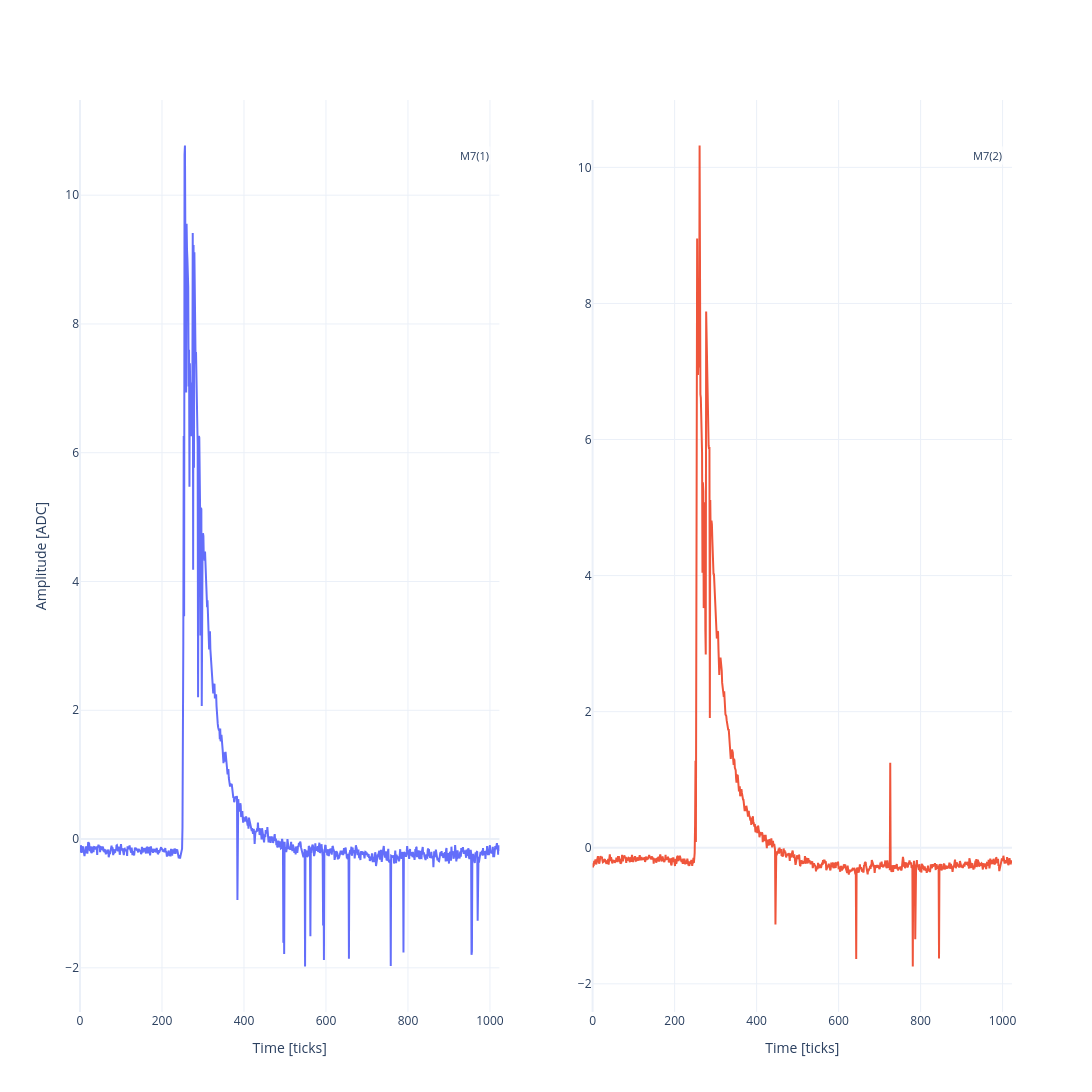

The notebook cell saved with this chart:
### Code cell
#g =  ChannelWsGrid(generate_ChannelMap(["M5(1)", "M5(2)"]), wfset_clean)
#fig, rows, cols, title, g = figs[0]
fig_mpv_norm = psu.make_subplots(rows=g.ch_map.rows, cols=g.ch_map.columns)
#plot_mpv_waveforms(fig_mpv_norm, g, save=False)
plot_mpv_waveforms(fig_mpv_norm, g, calibration_data, save=False)
# plot_mpv_waveforms(fig_mpv_norm, g, calibration_data, save=False, save_dir=template_outputdir)

fig_mpv_norm.update_layout(template="plotly_white", width=1200, height=1200, showlegend=True)
fig_mpv_norm.show()

### Figure 1 — Plotly figure (JSON) as saved in the notebook; plotly's stock layout.template omitted (floating-point values rounded to 4 significant figures; data arrays with more than 128 entries replaced by an {"elided": "..."} marker saying what was removed)
{"data": [{"mode": "lines", "showlegend": false, "type": "scatter", "x": {"elided": "1024 int values"}, "xaxis": "x", "y": {"elided": "1024 float values"}, "yaxis": "y"}, {"mode": "lines", "showlegend": false, "type": "scatter", "x": {"elided": "1024 int values"}, "xaxis": "x2", "y": {"elided": "1024 float values"}, "yaxis": "y2"}], "layout": {"annotations": [{"align": "left", "bgcolor": "rgba(255,255,255,0.7)", "font": {"size": 11}, "showarrow": false, "text": "M7(1)<br>", "x": 0.98, "xref": "x domain", "y": 0.95, "yref": "y domain"}, {"align": "left", "bgcolor": "rgba(255,255,255,0.7)", "font": {"size": 11}, "showarrow": false, "text": "M7(2)<br>", "x": 0.98, "xref": "x2 domain", "y": 0.95, "yref": "y2 domain"}], "height": 1200, "showlegend": true, "width": 1200, "xaxis": {"anchor": "y", "domain": [0, 0.45], "title": {"text": "Time [ticks]"}}, "xaxis2": {"anchor": "y2", "domain": [0.55, 1], "title": {"text": "Time [ticks]"}}, "yaxis": {"anchor": "x", "domain": [0, 1], "title": {"text": "Amplitude [ADC]"}}, "yaxis2": {"anchor": "x2", "domain": [0, 1]}}}
